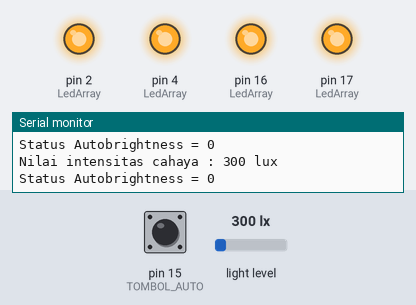
A program run on a simulated Arduino Uno, built with avr-gcc and run on an emulated ATmega328P. Parts: output pins drawn as LEDs (lit = HIGH), the last lines printed to the serial monitor. Wiring (inferred from the names in the program): BH1750 light sensor at I2C address 0x23. The inputs (shaded band) are chosen by the test bench; at power-on: pin 15 (TOMBOL_AUTO) HIGH, light level 300 lx.

Above: at 2.2 s.
2.3 s: pin 15 (TOMBOL_AUTO) pulled LOW for 3.2 s
At 6.1 s:
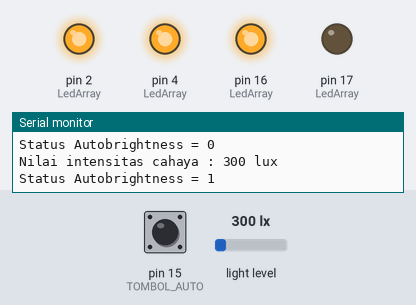
7.0 s: light level set to 478 lx
8.7 s: light level set to 527 lx
At 11.0 s:
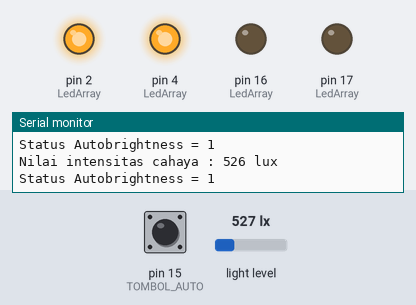
11.3 s: light level set to 728 lx
15.8 s: light level set to 767 lx
At 17.1 s:
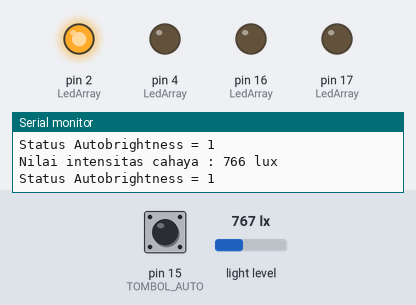
17.5 s: light level set to 40 lx
At 19.1 s:
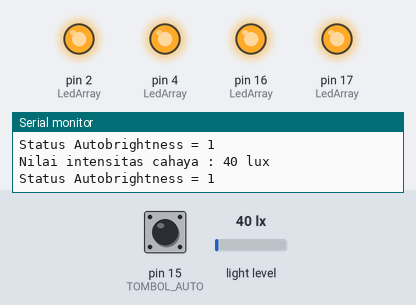
Timing chart, 0 to 20.6 s (numbered marks = the images above; inputs shaded):
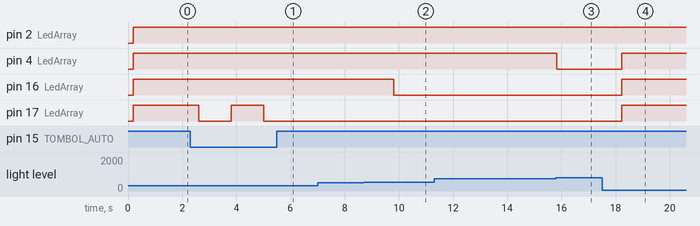

The program:

main.cpp
```cpp
#include <Wire.h>

#define BHI1750_ADDRESS 0x23
#define BHI1750_DATALEN 2
#define LED1_HIJAU1 2
#define LED2_MERAH 4
#define LED3_PUTIH 16
#define LED4_HIJAU2 17
#define TOMBOL_AUTO 15

bool Auto_Status = false;

int LedArray[4] = {LED1_HIJAU1, LED2_MERAH, LED3_PUTIH, LED4_HIJAU2};

void bh1750Request (int address);
int bh1750GetData (int address);

byte buff[2];
unsigned short lux = 0;
void LedON(int LedNumber);

void setup() {
  Wire.begin();
  Serial.begin(9600);
  for (int i = 0; i < 4; i++) {
    pinMode(LedArray[i], OUTPUT);
  }
  pinMode(TOMBOL_AUTO, INPUT_PULLUP);

}

void LedON(int LedNumber) {
  for (int i = 0; i < LedNumber; i++) {
    digitalWrite(LedArray[i], HIGH);
    }

  for (int i = 0; i < 4 - LedNumber; i++) {
    digitalWrite(LedArray[3-i], LOW);
    }

}

void AutoBrighness() {
  if ((lux) >= 0 && (lux) < 250 ) {
   LedON(4);
  }

  if ((lux) >= 250 && (lux) < 500 ) {
    LedON(3);
  }

  if ((lux) >= 500 && (lux) < 750 ) {
    LedON(2);
  }

  if ((lux) >= 750 && (lux) < 1000 ) {
    LedON(1);
  }

  if ((lux) >= 1000 ) {
   LedON(0);
  }
}

void loop() {
  bh1750Request(BHI1750_ADDRESS);
  delay(200);

  if (digitalRead(TOMBOL_AUTO) == LOW) {
    Auto_Status = !Auto_Status;
  }

  if (bh1750GetData(BHI1750_ADDRESS) == BHI1750_DATALEN) {
    lux = (((unsigned short)buff[0] << 8) | (unsigned short)buff[1]) / 1.2;
    String sentence = "Nilai intensitas cahaya : " + String(lux) + " lux";
    Serial.println(sentence);
  }
  if (Auto_Status == HIGH) {
    AutoBrighness();
  }
  else {
    LedON(4);
  }

  Serial.println("Status Autobrightness = " + String(Auto_Status));
  delay (1000);

}

void bh1750Request(int address) {
  Wire.beginTransmission(address);
  Wire.write(0x10);
  Wire.endTransmission();
}
int bh1750GetData (int address) {
  int i = 0;

  Wire.beginTransmission(address);
  Wire.requestFrom(address, 2);
  while (Wire.available()) {
    buff[i] = Wire.read();
    i++;
  }
  Wire.endTransmission();

  return i;
}
```

Measured:
- the behaviour switches between 500 and 501 lx on light level (found by bisection; images 1 and 2)
- the behaviour switches between 749 and 750 lx on light level (found by bisection; images 2 and 3)
- after the input at 2.3 s, pin 17 (LedArray): HIGH → LOW after 0.30 s, → HIGH 1.2 s later, → LOW 1.2 s later
- after the input at 8.7 s, pin 16 (LedArray): HIGH → LOW after 1.1 s
- after the input at 15.8 s, pin 4 (LedArray): HIGH → LOW at once
- after the input at 17.5 s, pin 4 (LedArray), pin 16 (LedArray), pin 17 (LedArray): LOW → HIGH after 0.73 s
